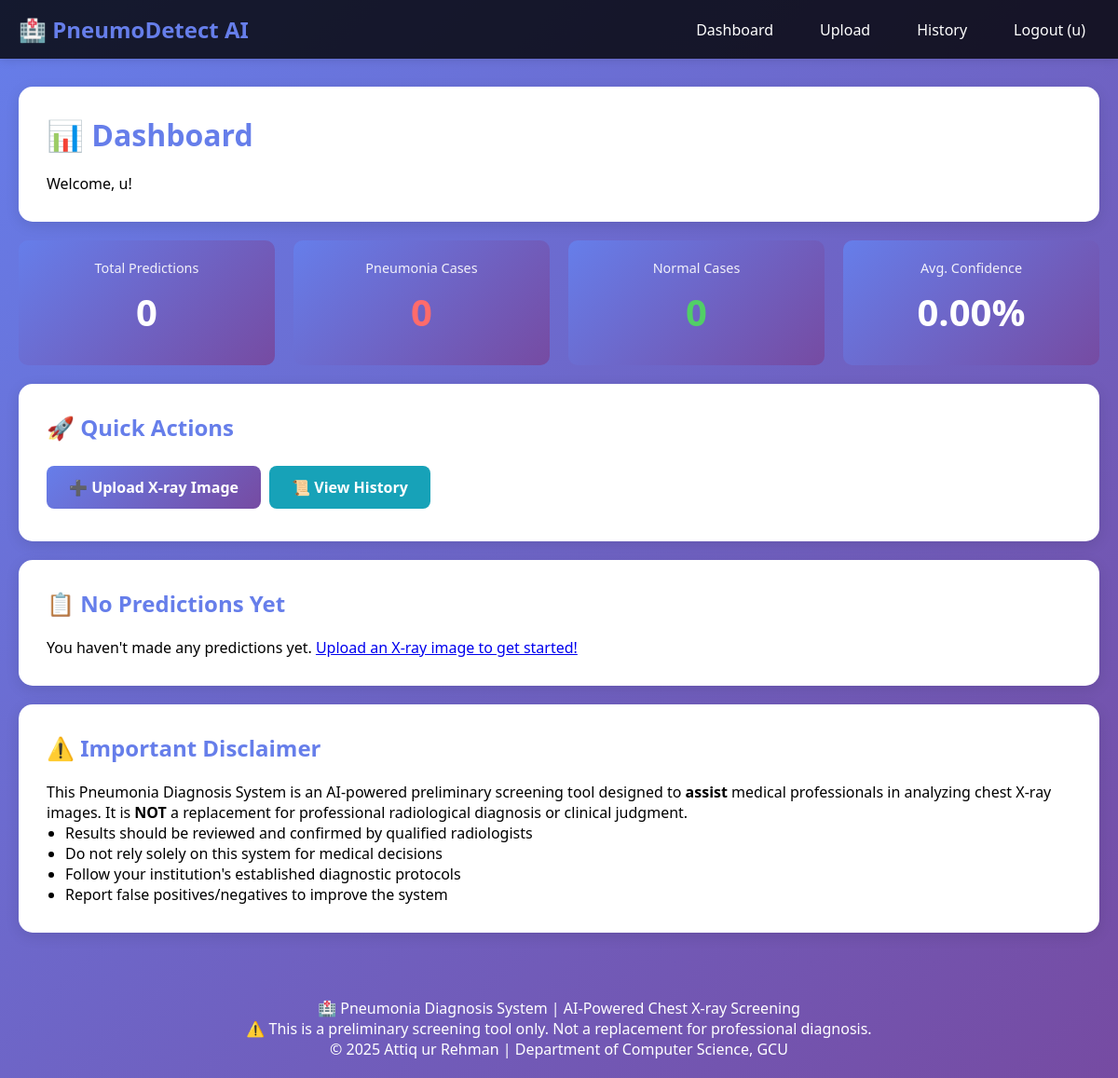
Page /dashboard/ (signed in) on the earlier database version.
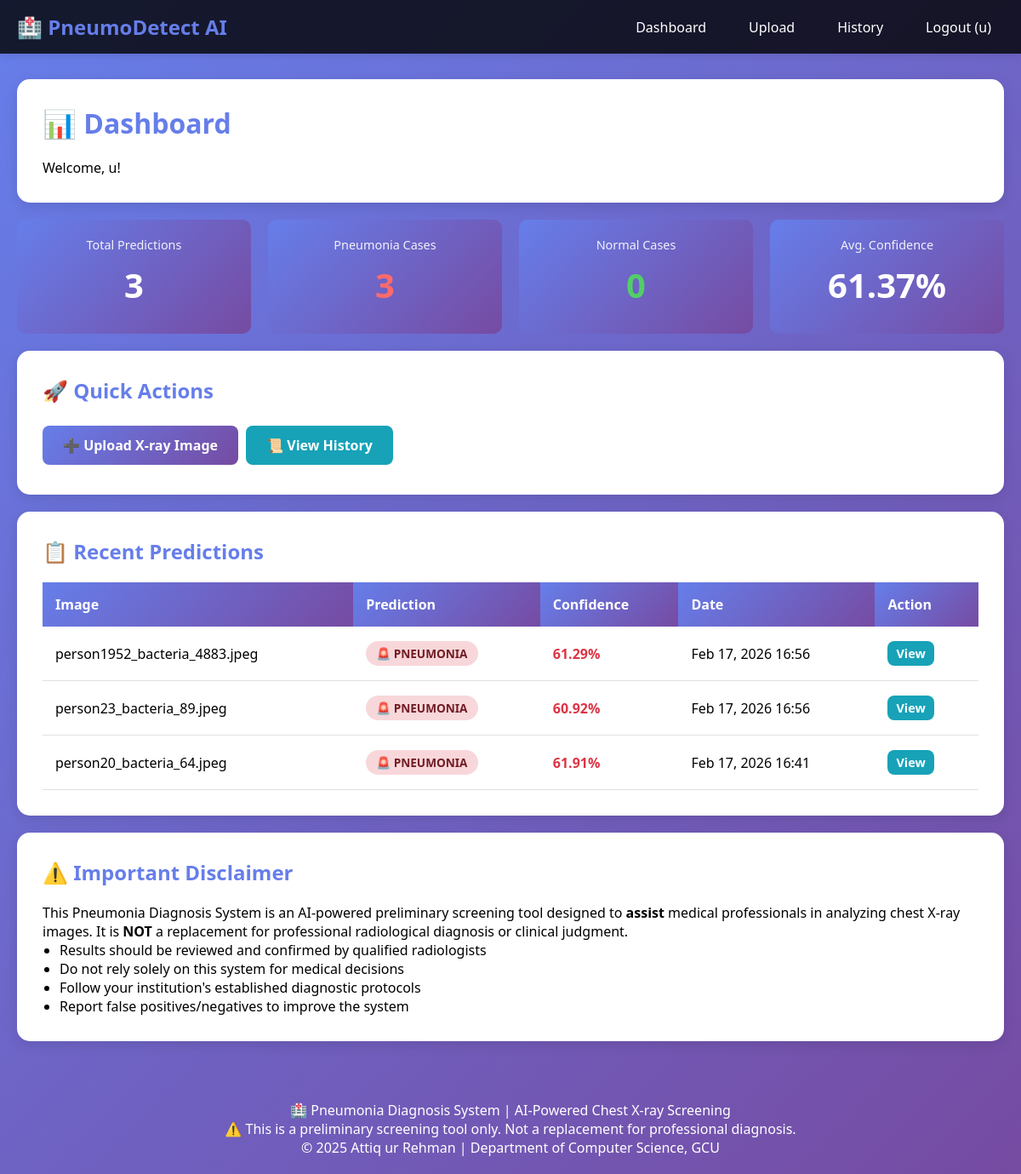
Same page on the later database version.
### model_service/models.py (models this page shows, shortened)
class PredictionResult(models.Model):
    PREDICTION_CHOICES = [
        ('NORMAL', 'Normal'),
        ('PNEUMONIA', 'Pneumonia'),
    ]
    CONFIDENCE_LEVEL_CHOICES = [
        ('HIGH', 'High Confidence (>95%)'),
        ('MODERATE', 'Moderate Confidence (80-95%)'),
        ('LOW', 'Low Confidence (<80%)'),
    ]
    image = models.OneToOneField(XRayImage, on_delete=models.CASCADE, related_name='prediction')
    prediction_label = models.CharField(max_length=20, choices=PREDICTION_CHOICES)
    confidence_score = models.DecimalField(
        max_digits=5,
        decimal_places=4,
        validators=[MinValueValidator(0), MaxValueValidator(1)]
    )
    confidence_level = models.CharField(max_length=20, choices=CONFIDENCE_LEVEL_CHOICES)
    processing_time = models.DecimalField(max_digits=8, decimal_places=3)  # in seconds
    created_at = models.DateTimeField(auto_now_add=True)
    model_version = models.ForeignKey(ModelVersion, on_delete=models.SET_NULL, null=True)
    raw_predictions = models.TextField()  # JSON string storing both class predictions
    is_archived = models.BooleanField(default=False)
    notes = models.TextField(blank=True)
    class Meta:
        ordering = ['-created_at']
        verbose_name = 'Prediction Result'
        verbose_name_plural = 'Prediction Results'
        indexes = [
            models.Index(fields=['image', '-created_at']),
            models.Index(fields=['prediction_label']),
        ]
    def get_confidence_percentage(self):
        return round(float(self.confidence_score) * 100, 2)

class XRayImage(models.Model):
    IMAGE_FORMAT_CHOICES = [
        ('JPEG', 'JPEG'),
        ('PNG', 'PNG'),
    ]
    user = models.ForeignKey(User, on_delete=models.CASCADE, related_name='xray_images')
    original_filename = models.CharField(max_length=255)
    stored_filename = models.CharField(max_length=255)
    file_path = models.ImageField(
        upload_to='xray_images/',
        validators=[FileExtensionValidator(allowed_extensions=['jpg', 'jpeg', 'png'])]
    )
    file_size = models.IntegerField()  # in bytes
    upload_time = models.DateTimeField(auto_now_add=True)
    image_width = models.IntegerField(null=True, blank=True)
    image_height = models.IntegerField(null=True, blank=True)
    format = models.CharField(max_length=10, choices=IMAGE_FORMAT_CHOICES)
    is_preprocessed = models.BooleanField(default=False)
    preprocessing_notes = models.TextField(blank=True)
    class Meta:
        ordering = ['-upload_time']
        verbose_name = 'X-Ray Image'
        verbose_name_plural = 'X-Ray Images'
        indexes = [
            models.Index(fields=['user', '-upload_time']),
        ]

### model_service/views.py (the view)
# urls.py: path('dashboard/', views.dashboard_view, name='dashboard'),
@login_required(login_url='model_service:login')
def dashboard_view(request):
    user = request.user
    recent_predictions = PredictionResult.objects.filter(
        image__user=user
    ).select_related('image', 'model_version').order_by('-created_at')[:5]
    total_predictions = PredictionResult.objects.filter(image__user=user).count()
    pneumonia_count = PredictionResult.objects.filter(
        image__user=user,
        prediction_label='PNEUMONIA'
    ).count()
    normal_count = PredictionResult.objects.filter(
        image__user=user,
        prediction_label='NORMAL'
    ).count()
    all_predictions = PredictionResult.objects.filter(image__user=user)
    avg_confidence = 0
    if all_predictions.exists():
        avg_confidence = float(all_predictions.aggregate(
            avg=__import__('django.db.models', fromlist=['Avg']).Avg('confidence_score')
        )['avg'] or 0) * 100
    context = {
        'total_predictions': total_predictions,
        'pneumonia_count': pneumonia_count,
        'normal_count': normal_count,
        'avg_confidence': round(avg_confidence, 2),
        'recent_predictions': recent_predictions,
    }
    return render(request, 'dashboard.html', context)

### templates/dashboard.html (shortened to what this page needs)
{% extends 'base.html' %}
{% block content %}
<div class="card">
    <h1>📊 Dashboard</h1>
    <p>Welcome, {{ user.get_full_name|default:user.username }}!</p>
</div>
<div class="stats-grid">
    <div class="stat-card">
        <div class="stat-label">Total Predictions</div>
        <div class="stat-value">{{ total_predictions }}</div>
    </div>
    <div class="stat-card">
        <div class="stat-label">Pneumonia Cases</div>
        <div class="stat-value" style="color: #ff6b6b;">{{ pneumonia_count }}</div>
    </div>
    <div class="stat-card">
        <div class="stat-label">Normal Cases</div>
        <div class="stat-value" style="color: #51cf66;">{{ normal_count }}</div>
    </div>
    <div class="stat-card">
        <div class="stat-label">Avg. Confidence</div>
        <div class="stat-value">{{ avg_confidence|floatformat:2 }}%</div>
    </div>
</div>
<div class="card">
    <h2>🚀 Quick Actions</h2>
    <a href="{% url 'model_service:upload' %}" class="btn btn-primary">➕ Upload X-ray Image</a>
    <a href="{% url 'model_service:history' %}" class="btn btn-secondary">📜 View History</a>
</div>
{% if recent_predictions %}
<div class="card">
    <h2>📋 Recent Predictions</h2>
    <table>
        <thead>
            <tr>
                <th>Image</th>
                <th>Prediction</th>
                <th>Confidence</th>
                <th>Date</th>
                <th>Action</th>
            </tr>
        </thead>
        <tbody>
            {% for pred in recent_predictions %}
            <tr>
                <td>{{ pred.image.original_filename|truncatechars:30 }}</td>
                <td>
                    {% if pred.prediction_label == 'PNEUMONIA' %}
                        <span class="badge badge-danger">🚨 PNEUMONIA</span>
                    {% else %}
                        <span class="badge badge-success">✓ NORMAL</span>
                    {% endif %}
                </td>
                <td>
                    <span class="confidence-{% if pred.confidence_level == 'HIGH' %}high{% elif pred.confidence_level == 'MODERATE' %}moderate{% else %}low{% endif %}">
                        {{ pred.get_confidence_percentage|floatformat:2 }}%
                    </span>
                </td>
                <td>{{ pred.created_at|date:"M d, Y H:i" }}</td>
                <td>
                    <a href="{% url 'model_service:result' pred.id %}" class="btn btn-secondary" style="padding: 5px 10px; font-size: 0.9em;">View</a>
                </td>
            </tr>
            {% endfor %}
        </tbody>
    </table>
</div>
{% else %}
<div class="card">
    <h2>📋 No Predictions Yet</h2>
    <p>You haven't made any predictions yet. <a href="{% url 'model_service:upload' %}">Upload an X-ray image to get started!</a></p>
</div>
{% endif %}
<div class="card">
    <h2>⚠️ Important Disclaimer</h2>
    <p>
        This Pneumonia Diagnosis System is an AI-powered preliminary screening tool designed to <strong>assist</strong> medical professionals
        in analyzing chest X-ray images. It is <strong>NOT</strong> a replacement for professional radiological diagnosis or clinical judgment.
    </p>
    <ul style="margin-left: 20px;">
        <li>Results should be reviewed and confirmed by qualified radiologists</li>
        <li>Do not rely solely on this system for medical decisions</li>
        <li>Follow your institution's established diagnostic protocols</li>
        <li>Report false positives/negatives to improve the system</li>
    </ul>
</div>
{% endblock %}

### templates/base.html (shortened to what this page needs)
<!DOCTYPE html>
<html lang="en">
<head>
</head>
<body>
    {% if user.is_authenticated %}
    <nav>
        <div class="navbar">
            <div class="navbar-logo">🏥 PneumoDetect AI</div>
            <div class="navbar-links">
                <a href="{% url 'model_service:dashboard' %}">Dashboard</a>
                <a href="{% url 'model_service:upload' %}">Upload</a>
                <a href="{% url 'model_service:history' %}">History</a>
                <a href="{% url 'model_service:logout' %}">Logout ({{ user.username }})</a>
            </div>
        </div>
    </nav>
    {% endif %}
    <div class="container">
        {% block content %}{% endblock %}
    </div>
    <div class="footer">
        <p>🏥 Pneumonia Diagnosis System | AI-Powered Chest X-ray Screening</p>
        <p>⚠️ This is a preliminary screening tool only. Not a replacement for professional diagnosis.</p>
        <p>&copy; 2025 Attiq ur Rehman | Department of Computer Science, GCU</p>
    </div>
</body>
</html>

### templates/base.html (style rules this page uses)
* { margin: 0; padding: 0; box-sizing: border-box; }
body { font-family: 'Segoe UI', Tahoma, Geneva, Verdana, sans-serif; background: linear-gradient(135deg, #667eea 0%, #764ba2 100%); min-height: 100vh; display: flex; flex-direction: column; }
nav { background: rgba(0, 0, 0, 0.8); padding: 15px 20px; box-shadow: 0 2px 10px rgba(0, 0, 0, 0.1); }
nav a { color: white; text-decoration: none; margin: 0 15px; font-weight: 500; transition: color 0.3s; }
.navbar { display: flex; justify-content: space-between; align-items: center; max-width: 1400px; margin: 0 auto; width: 100%; }
.navbar-logo { font-size: 1.5em; font-weight: bold; color: #667eea; }
.navbar-links { display: flex; gap: 20px; }
.container { flex: 1; max-width: 1400px; margin: 30px auto; width: 100%; padding: 0 20px; }
.card { background: white; padding: 30px; border-radius: 15px; box-shadow: 0 4px 15px rgba(0, 0, 0, 0.1); margin-bottom: 20px; }
.card h1, .card h2 { color: #667eea; margin-bottom: 20px; }
.btn { display: inline-block; padding: 12px 24px; margin: 5px 5px 5px 0; border: none; border-radius: 8px; font-size: 1em; cursor: pointer; text-decoration: none; font-weight: 600; transition: all 0.3s; }
.btn-primary { background: linear-gradient(135deg, #667eea 0%, #764ba2 100%); color: white; }
.btn-secondary { background: #17a2b8; color: white; }
.footer { text-align: center; padding: 20px; color: white; margin-top: auto; }
.stats-grid { display: grid; grid-template-columns: repeat(auto-fit, minmax(200px, 1fr)); gap: 20px; margin: 20px 0; }
.stat-card { background: linear-gradient(135deg, #667eea 0%, #764ba2 100%); color: white; padding: 20px; border-radius: 10px; text-align: center; }
.stat-value { font-size: 2.5em; font-weight: bold; margin: 10px 0; }
.stat-label { font-size: 0.9em; opacity: 0.9; }
table { width: 100%; border-collapse: collapse; margin-top: 20px; }
th { background: linear-gradient(135deg, #667eea 0%, #764ba2 100%); color: white; padding: 15px; text-align: left; font-weight: 600; }
td { padding: 12px 15px; border-bottom: 1px solid #e0e0e0; }
.badge { display: inline-block; padding: 5px 12px; border-radius: 20px; font-size: 0.85em; font-weight: 600; }
.badge-danger { background: #f8d7da; color: #721c24; }
.confidence-low { color: #dc3545; font-weight: bold; }

Differences in the rows shown:
added PredictionResult: image.original_filename "person1952_bacteria_4883.jpeg", prediction_label "🚨 PNEUMONIA", get_confidence_percentage "61.29", created_at "Feb 17, 2026 16:56"
added PredictionResult: image.original_filename "person23_bacteria_89.jpeg", prediction_label "🚨 PNEUMONIA", get_confidence_percentage "60.92", created_at "Feb 17, 2026 16:56"
added PredictionResult: image.original_filename "person20_bacteria_64.jpeg", prediction_label "🚨 PNEUMONIA", get_confidence_percentage "61.91", created_at "Feb 17, 2026 16:41"
Other differences:
{{ total_predictions }}: "0" → "3"
{{ pneumonia_count }}: "0" → "3"
{{ avg_confidence|floatformat:2 }}: "0.00" → "61.37"
text no longer shown: "📋 No Predictions Yet You haven't made any predictions yet. Upload an X-ray image to get started!"
text now shown: "📋 Recent Predictions Image Prediction Confidence Date Action"
